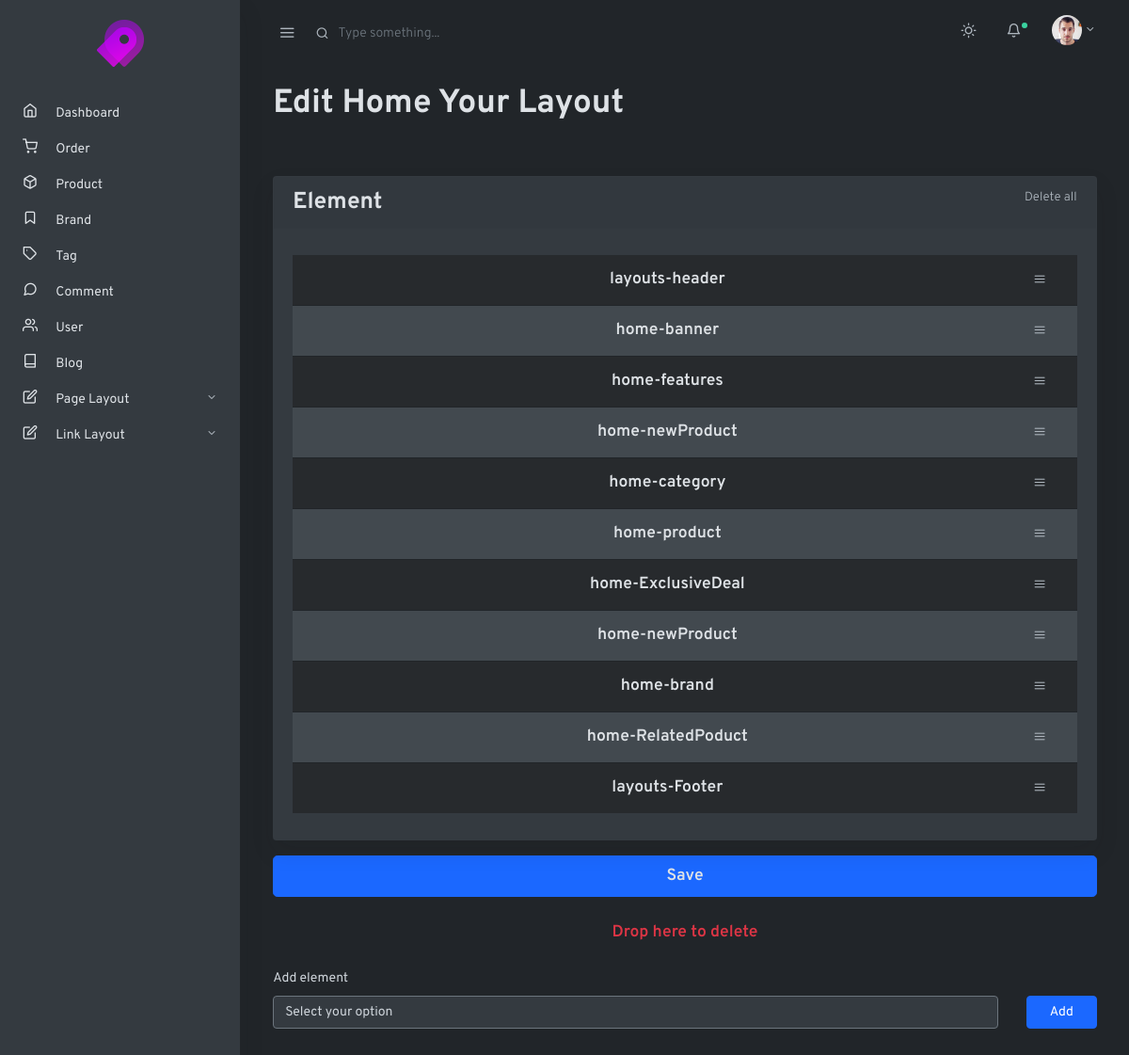
The page /admin.php?c=pagelayout&p=home on the database as committed earlier.
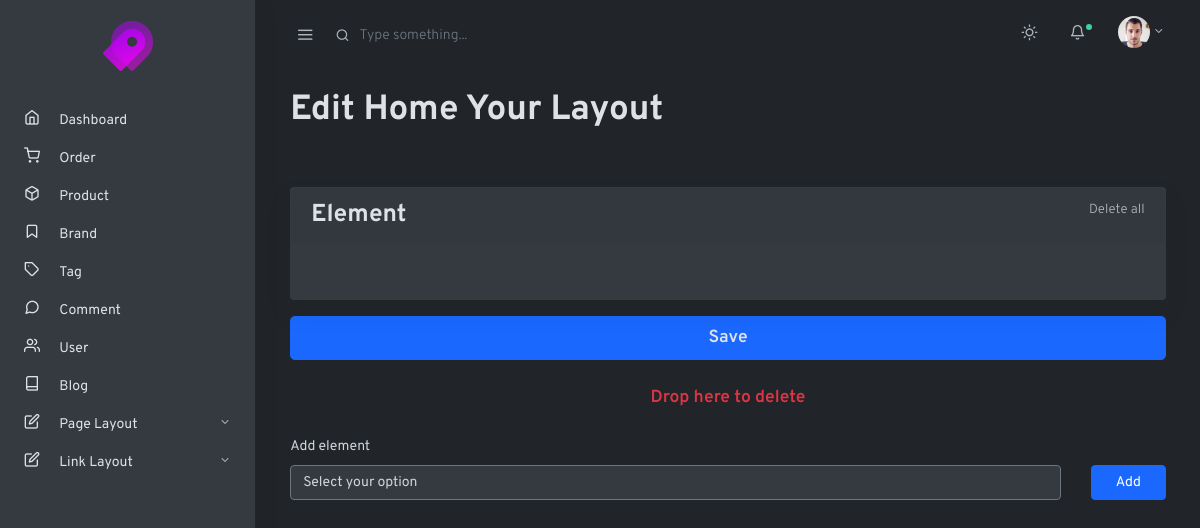
The same page on the database as committed later.
### tables this page shows
CREATE TABLE IF NOT EXISTS `config` (
  `id` int(11) NOT NULL AUTO_INCREMENT,
  `name` text NOT NULL,
  `config` json DEFAULT NULL,
  PRIMARY KEY (`id`)
);

### admin.php (called while the page is built)
<?php
require_once('controllers/AdminController.php');

### core/Connection.php (called while the page is built, shortened)
<?php
function getConnection(){
    $host= 'localhost';
    $dbname = 'PRO1014';
    $username = 'root';
    $password = '';
    $options = array(PDO::MYSQL_ATTR_INIT_COMMAND => 'SET NAMES utf8',
    PDO::ATTR_ERRMODE => PDO::ERRMODE_EXCEPTION);
    try {
        $conn = new PDO('mysql:host='.$host.';port=3307;dbname='.$dbname,$username,$password,$options);
        $conn->setAttribute(PDO::ATTR_ERRMODE, PDO::ERRMODE_EXCEPTION);
    }
    catch(PDOException $e){
        echo "Connection failed: " . $e->getMessage();
        die();
    }
    return $conn;
}
function queryOne($sql){
    $connect = getConnection();
    $result = $connect->query($sql)->fetch(PDO::FETCH_ASSOC);
    return $result;
}
?>

### models/ConfigModel.php (called while the page is built, shortened)
<?php
function getConfigByName($name){
    $sql = "select * from config where name = '".$name."'";
    return queryOne($sql);
}

### views/admin/edit-layout/home.php (the view, shortened to what this page needs)
<!doctype html>
<html lang="en">
<head>
    <?php include_once('views/admin/meta.php') ?>
</head>
<body class="vertical  dark  ">
    <div class="wrapper">
        <?php include_once('views/admin/topnav.php') ?>
        <?php include_once('views/admin/sidebar.php') ?>
        <main role="main" class="main-content">
            <div class="container-fluid">
                <div class="row justify-content-center">
                    <div class="col-12">
                        <h1 class="page-title">Edit Home Your Layout</h1>
                    </div>
                </div>
                <div class="row justify-content-center my-5">
                    <div class="col-md-12 mb-4">
                        <div class="card shadow">
                            <div class="card-header">
                                <strong class="card-title h3">Element</strong>
                                <a class="float-right small text-muted" href="#!">Delete all</a>
                            </div>
                            <div class="card-body">
                                <div class="list-group list-group-flush my-2" id="sortable">
                                    <?php
                                    foreach ($layouts as $layout) {
                                        echo '<div class="list-group-item py-2 px-4" value="' . $layout . '">
                                        <div class="row align-items-center">
                                            <div class="col text-center">
                                                <h5 class="m-2"><strong>' . str_replace('/', '-', $layout) . '</strong></h5>
                                            </div>
                                            <span class="small text-muted fe fe-12 fe-menu float-right pr-4"></span>
                                        </div>
                                    </div>';
                                    }
                                    ?>
                                </div>
                            </div>
                        </div>
                        <button class="btn my-3 btn-primary btn-lg btn-block" id="save">
                            <strong>Save</strong>
                        </button>
                        <button class="btn my-3 btn-lg btn-block btn-outline-link" id="droppable">
                            <strong class="text-danger">Drop here to delete</strong>
                        </button>
                        <div class="form-group mb-3">
                            <label for="custom-select">Add element</label>
                            <div class="row">
                                <div class="col">
                                    <select class="custom-select" id="element">
                                        <option value="" disabled selected>Select your option</option>
                                    </select>
                                </div>
                                <div class="col-auto">
                                    <button class="btn px-4 btn-primary" id="addElement">Add</button>
                                </div>
                            </div>
                        </div>
                    </div>
                </div>
            </div>
        </main>
    </div>
</body>
</html>

### controllers/AdminController.php (shortened to what this page needs)
<?php
require_once('core/connection.php');
require_once('models/ConfigModel.php');
$control = "home";
if (isset($_GET["c"])) {
    $control = $_GET["c"];
}
switch ($control) {
    case 'pagelayout':
        $page = "";
        if (isset($_GET["p"])) {
            $page = $_GET["p"];
        }else{
            header($_SERVER["SERVER_PROTOCOL"]." 404 Not Found", true, 404);
            include("404.php");
            return;
        }
        switch ($page) {
            case 'home':
                $layouts = json_decode(getConfigByName("layout")['config'])->home;
                require_once('views/admin/edit-layout/home.php');
            break;
        }
        break;
}

### views/admin/meta.php (shortened to what this page needs)
<link rel="stylesheet" href="assets/css/simplebar.css">
<link rel="stylesheet" href="assets/css/feather.css">
<link rel="stylesheet" href="assets/css/select2.css">
<link rel="stylesheet" href="assets/css/dropzone.css">
<link rel="stylesheet" href="assets/css/uppy.min.css">
<link rel="stylesheet" href="assets/css/jquery.steps.css">
<link rel="stylesheet" href="assets/css/jquery.timepicker.css">
<link rel="stylesheet" href="assets/css/quill.snow.css">
<link rel="stylesheet" href="assets/css/daterangepicker.css">
<link rel="stylesheet" href="assets/css/app-light.css" id="lightTheme" disabled>
<link rel="stylesheet" href="assets/css/app-dark.css" id="darkTheme">

### views/admin/topnav.php (shortened to what this page needs)
<nav class="topnav navbar navbar-light">
    <button type="button" class="navbar-toggler text-muted mt-2 p-0 mr-3 collapseSidebar">
        <i class="fe fe-menu navbar-toggler-icon"></i>
    </button>
    <form class="form-inline mr-auto searchform text-muted">
        <input class="form-control mr-sm-2 bg-transparent border-0 pl-4 text-muted" type="search" placeholder="Type something..." aria-label="Search">
    </form>
    <ul class="nav">
        <li class="nav-item">
            <a class="nav-link text-muted my-2" href="#" id="modeSwitcher" data-mode="dark">
                <i class="fe fe-sun fe-16"></i>
            </a>
        </li>
        <li class="nav-item nav-notif">
            <a class="nav-link text-muted my-2" href="./#" data-toggle="modal" data-target=".modal-notif">
                <span class="fe fe-bell fe-16"></span>
                <span class="dot dot-md bg-success"></span>
            </a>
        </li>
        <li class="nav-item dropdown">
            <a class="nav-link dropdown-toggle text-muted pr-0" href="#" id="navbarDropdownMenuLink" role="button" data-toggle="dropdown" aria-haspopup="true" aria-expanded="false">
                <span class="avatar avatar-sm mt-2">
                    <img src="assets/assets/avatars/face-1.jpg" alt="..." class="avatar-img rounded-circle">
                </span>
            </a>
        </li>
    </ul>
</nav>

### views/admin/sidebar.php (shortened to what this page needs)
<aside class="sidebar-left border-right bg-white shadow" id="leftSidebar" data-simplebar>
    <nav class="vertnav navbar navbar-light">
        <div class="w-100 mb-4 d-flex">
            <a class="navbar-brand mx-auto mt-2 flex-fill text-center" href="./admin.php">
                <img src="assets/img/fav.png" alt="">
            </a>
        </div>
        <ul class="navbar-nav flex-fill w-100 mb-2">
            <li class="nav-item">
                <a href="admin.php" aria-expanded="false" class="nav-link">
                    <i class="fe fe-home fe-16"></i>
                    <span class="ml-3 item-text">Dashboard</span>
                </a>
            </li>
            <li class="nav-item">
                <a href="admin.php?c=order" aria-expanded="false" class="nav-link">
                    <i class="fe fe-shopping-cart fe-16" aria-hidden="true"></i>
                    <span class="ml-3 item-text">Order</span>
                </a>
            </li>
            <li class="nav-item">
                <a href="admin.php?c=product" aria-expanded="false" class="nav-link">
                    <i class="fe fe-box fe-16"></i>
                    <span class="ml-3 item-text">Product</span>
                </a>
            </li>
            <li class="nav-item">
                <a href="admin.php?c=brand" aria-expanded="false" class="nav-link">
                    <i class="fe fe-bookmark fe-16"></i>
                    <span class="ml-3 item-text">Brand</span>
                </a>
            </li>
            <li class="nav-item">
                <a href="admin.php?c=tag" aria-expanded="false" class="nav-link">
                    <i class="fe fe-tag fe-16"></i>
                    <span class="ml-3 item-text">Tag</span>
                </a>
            </li>
            <li class="nav-item">
                <a href="admin.php?c=comment" aria-expanded="false" class="nav-link">
                    <i class="fe fe-message-circle fe-16"></i>
                    <span class="ml-3 item-text">Comment</span>
                </a>
            </li>
            <li class="nav-item">
                <a href="admin.php?c=user" aria-expanded="false" class="nav-link">
                    <i class="fe fe-users fe-16"></i>
                    <span class="ml-3 item-text">User</span>
                </a>
            </li>
            <li class="nav-item">
                <a href="admin.php?c=blog" aria-expanded="false" class="nav-link">
                    <i class="fe fe-book fe-16"></i>
                    <span class="ml-3 item-text">Blog</span>
                </a>
            </li>
            <li class="nav-item dropdown">
              <a  href="#pageLayout"  data-toggle="collapse" aria-expanded="false" class="dropdown-toggle nav-link">
              <i class="fe fe-edit fe-16"></i>
                <span class="ml-3 item-text">Page Layout</span><span class="sr-only">(current)</span>
              </a>
            </li>
            <li class="nav-item dropdown">
              <a  href="#menuLayout"  data-toggle="collapse" aria-expanded="false" class="dropdown-toggle nav-link">
              <i class="fe fe-edit fe-16"></i>
                <span class="ml-3 item-text">Link Layout</span><span class="sr-only">(current)</span>
              </a>
            </li>
        </ul>
    </nav>
</aside>

### assets/css/simplebar.css (style rules this page uses)
[data-simplebar] { position: relative; flex-direction: column; flex-wrap: wrap; justify-content: flex-start; align-content: flex-start; align-items: flex-start; }

### assets/css/feather.css (style rules this page uses)
.fe { font-family: "feather" !important; speak: none; font-style: normal; font-weight: normal; font-variant: normal; text-transform: none; line-height: 1; -webkit-font-smoothing: antialiased; -moz-osx-font-smoothing: grayscale; }
.fe-16 { font-size: 16px; }
.fe-bell:before { content: ""; }
.fe-book:before { content: ""; }
.fe-bookmark:before { content: ""; }
.fe-box:before { content: ""; }
.fe-edit:before { content: ""; }
.fe-home:before { content: ""; }
.fe-menu:before { content: ""; }
.fe-message-circle:before { content: ""; }
.fe-shopping-cart:before { content: ""; }
.fe-sun:before { content: ""; }
.fe-tag:before { content: ""; }
.fe-users:before { content: ""; }
.fe-12 { font-size: 12px; }

### views/admin/edit-layout/home.php (style rules this page uses)
#sortable>div:nth-child(1n) { background-color: #272a2d; }
#sortable>div:nth-child(2n) { background-color: #42494f; }

Rows that differ between the two databases and show on the page:
removed config: config "layouts-header", config "home-banner", config "home-features", config "home-newProduct", config "home-category", config "home-product", config "home-ExclusiveDeal", config "home-brand", config "home-RelatedPoduct", config "layouts-Footer"
